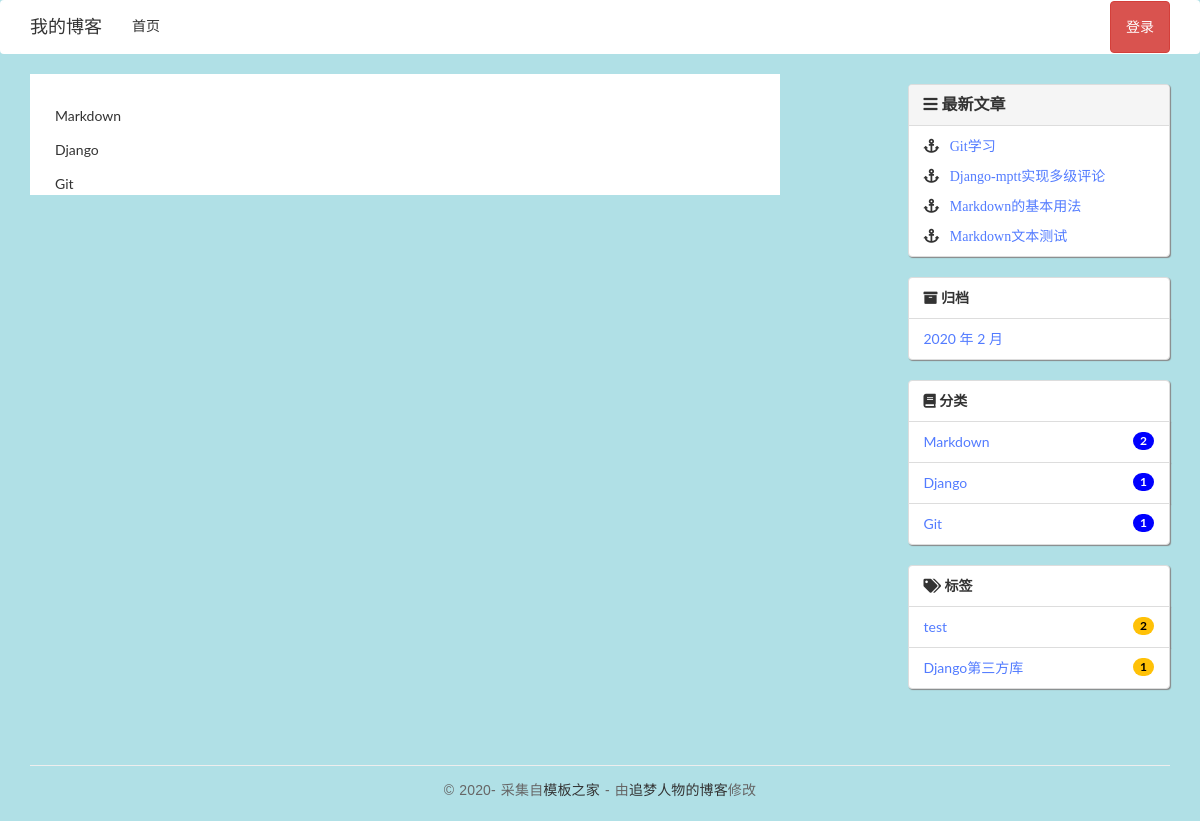
/category_name, run on the app's committed database.
### blog/models.py (models this page shows, shortened)
class Category(models.Model):
    name = models.CharField(max_length=100)

class Post(models.Model):
    title = models.CharField(max_length=70)
    body = models.TextField()  # textfield() 用来存储大段文本
    created_time = models.DateTimeField()
    modified_time = models.DateTimeField(blank=True)
    excerpt = models.CharField(max_length=200, blank=True)
    category = models.ForeignKey(Category, on_delete=models.CASCADE)
    tags = models.ManyToManyField(Tag, blank=True)
    author = models.ForeignKey(User, on_delete=models.CASCADE)
    page_views = models.PositiveIntegerField(default=0, editable=False)
    def get_absolute_url(self):
        return reverse('blog:detail', kwargs={'pk': self.pk})

class Tag(models.Model):
    name = models.CharField(max_length=100)

### blog/views.py (the view)
# urls.py: path('category_name', views.category_name, name='category_name'),
def category_name(request):
    category_name_list = Category.objects.all()
    return render(request, 'blog/category.html', context={
        'category_list': category_name_list
    })

### blog/templatetags/blog_extras.py (called while the page is built)
@register.inclusion_tag('blog/inclusions/_recent_posts.html', takes_context=True)
def show_recent_posts(context, num=5):
    return {
        'recent_post_list': Post.objects.all().order_by('-created_time')[:num],
    }

@register.inclusion_tag('blog/inclusions/_archives.html', takes_context=True)
def show_archives(context):
    return {
        'date_list': Post.objects.dates('created_time', 'month', order='DESC'),
    }

@register.inclusion_tag('blog/inclusions/_categories.html', takes_context=True)
def show_categories(context):
    category_list = Category.objects.annotate(num_posts=Count('post')).filter(num_posts__gt=0)
    return {
        'category_list': category_list,
    }

@register.inclusion_tag('blog/inclusions/_tags.html', takes_context=True)
def show_tags(context):
    tag_list = Tag.objects.annotate(num_posts=Count('post')).filter(num_posts__gt=0)
    return {
        'tag_list': tag_list,
    }

### templates/blog/category.html
{% extends 'base.html' %}
{% block main %}
<div class="widget widget-category">
  <ul>
    {% for category in category_list %}
      <li>
        <a href="{% url 'blog:category' category.pk %}">{{ category.name }}</a>
      </li>
    {% empty %}
      暂无分类！
    {% endfor %}
  </ul>
</div>
{% endblock main %}

### templates/blog/inclusions/_recent_posts.html (shortened to what this page needs)
   <div class="panel panel-default" style="box-shadow: 1px 1px 1px #888888;">
    <div class="panel-heading">
        <h3 class="panel-title fas fa-bars">&nbsp;最新文章</h3>
    </div>
    <table class="table">
        {% for post in recent_post_list %}
        <tr >
            <a  href="{{ post.get_absolute_url }}" style="padding-left:15px;" class="fas fa-anchor  ">
                <b style="color:#527BFF;" >&nbsp;&nbsp;{{ post.title }}<b>
            </a>
        </tr>
        {% empty %}
        暂无标签！
      {% endfor %}
    </table>
   </div>

### templates/blog/inclusions/_categories.html
    <ul class="list-group">
        <li class="list-group-item" style="box-shadow: 1px 1px 1px #888888;">
          <a href="/category_name" class="my-fa fa fa-book"> 分类</a>
        </li>
      {% for category in category_list %}
        <li class="list-group-item" style="box-shadow: 1px 1px 1px #888888;">
          <a href="{% url 'blog:category' category.pk %}" style="color:#527BFF;">
            {{ category.name }}&nbsp;&nbsp;&nbsp;&nbsp;&nbsp;&nbsp;
          </a>
          <span class="badge" style="background-color:blue;">
              {{ category.num_posts }}
          </span>
        </li>
      {% empty %}
        暂无分类！
      {% endfor %}
    </ul>

### templates/blog/inclusions/_tags.html
     <ul class="list-group">
        <li class="list-group-item" style="box-shadow: 1px 1px 1px #888888;">
          <a href="/category_name" class="fas fa-tags"> 标签</a>
        </li>
      {% for tag in tag_list %}
        <li class="list-group-item" style="box-shadow: 1px 1px 1px #888888;">
          <a  href="{% url 'blog:tag' tag.pk %}" style="color:#527BFF;">
              {{ tag.name }}&nbsp;&nbsp;&nbsp;&nbsp;&nbsp;&nbsp;
          </a>
            <span class="badge" style="background-color:#FFC107;color:black;">
              {{ tag.num_posts }}
            </span>
        </li>
       {% empty %}
        暂无标签！
      {% endfor %}
    </ul>

### blog/static/blog/css/custom.css (style rules this page uses)
* { outline: none; }
h1, h2, h3, h4, h5, h6 { margin-top: 0; }
b { font-weight: 400; }
a { color: #333; }
body { color: #444; font-family: 'Lato', sans-serif; }
.widget { background: #fff; padding: 30px 0 0; }
.widget-category ul { padding: 0; margin: 0; padding-left: 25px; }
.widget-category ul li { list-style-type: none; position: relative; line-height: 170%; margin-bottom: 10px; }
.widget-category ul li::before { content: '\f3fe'; font-family: "Ionicons"; position: absolute; left: -25px; top: 1px; font-size: 18px; color: #000; }

### data on the page
Category: name "Markdown", num_posts "2"
Category: name "Django", num_posts "1"
Category: name "Git", num_posts "1"
Post: title "Git学习"
Post: title "Django-mptt实现多级评论"
Post: title "Markdown的基本用法"
Post: title "Markdown文本测试"
Tag: name "test", num_posts "2"
Tag: name "Django第三方库", num_posts "1"

### other printed values
{{ date.year }} "2020"
{{ date.month }} "2"
